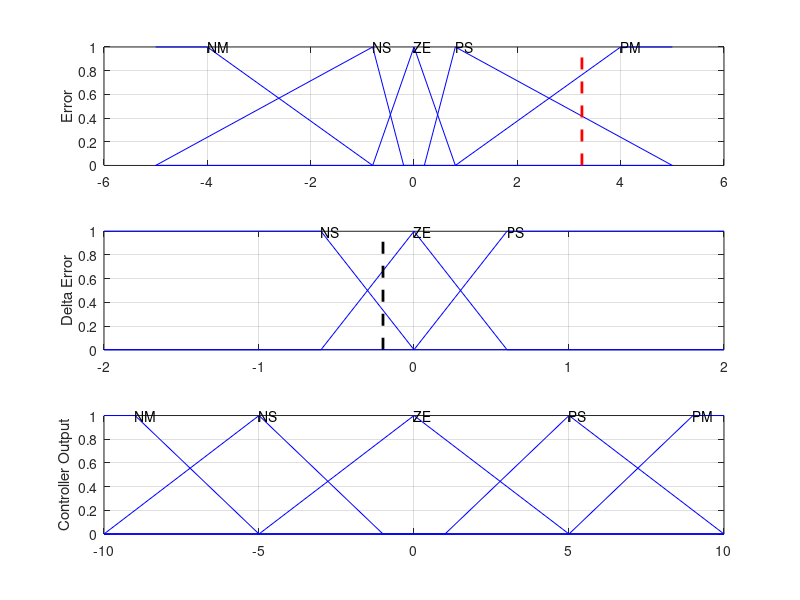

Write the MATLAB code that produced this figure. (Note: this script raises an error after producing the figure.)

clear all
close all
clc
%Ex 6.4

error = 3.25;
deltaError = -0.2;

minErrorRange = -5;
maxErrorRange = 5;
maxError = 1;

minDeltaErrorRange = -2;
maxDeltaErrorRange = 2;
maxDeltaError = 1;

minOutputRange = -10;
maxOutputRange = 10;
maxOutput = 1;

setError = {'NM','NS','ZE','PS','PM'};
errorTextXpos = [-4 -0.8 0 0.8 4];%(minErrorRange - [-4 -0.8 0 0.8 4])./(minErrorRange-maxErrorRange);
setDeltaError = {'NS','ZE','PS'};
deltaErrorTextXpos = [-0.6 0 0.6];%(minDeltaErrorRange - [-0.6 0 0.6])./(minDeltaErrorRange-maxDeltaErrorRange);
degError = size(setError,2);
degDeltaError = size(setDeltaError,2);

if(degError > degDeltaError)
    setOutput = setError;
else
    setOutput = setDeltaError;
end
contOutputTextXpos = [-9 -5 0 5 9];%(minOutputRange -[-8 -4 0 4 8])./(minOutputRange-maxOutputRange);
degOutput = size(setOutput,2);
FAM_error_DeltaError = {'PM','PM','PS','ZE','NS';...
                        'PM','PS','ZE','NS','NM';...
                        'PS','ZE','NS','NM','NM'};
                   
cellfind = @(string)(@(cell_contents)(strcmp(string,cell_contents)));
logical_col = cellfun(cellfind('NS'),setError);
logical_row = cellfun(cellfind('NS'),setDeltaError);
findOutput = cellfun(cellfind(FAM_error_DeltaError(logical_row,logical_col)),setOutput);
test = setOutput(findOutput);

MAX = 1;
LINEAR = 2;
MIN = 3;

errorFuzzySet1_Func = [MAX LINEAR MIN];
errorFuzzySet1_output = [1 1 0 0];
errorFuzzySet1_inputBreakPts = [minErrorRange -4 -0.8 maxErrorRange];

errorFuzzySet2_Func = [LINEAR LINEAR MIN];
errorFuzzySet2_output = [0 1 0 0];
errorFuzzySet2_inputBreakPts = [minErrorRange -0.8 -0.2 maxErrorRange];

errorFuzzySet3_Func = [MIN LINEAR LINEAR MIN];
errorFuzzySet3_output = [0 0 1 0 0];
errorFuzzySet3_inputBreakPts = [minErrorRange -0.8 0 0.8 maxErrorRange];

errorFuzzySet4_Func = [MIN LINEAR LINEAR];
errorFuzzySet4_output = [0 0 1 0];
errorFuzzySet4_inputBreakPts = [minErrorRange 0.2 0.8 maxErrorRange];

errorFuzzySet5_Func = [MIN LINEAR MAX];
errorFuzzySet5_output = [0 0 1 1];
errorFuzzySet5_inputBreakPts = [minErrorRange 0.8 4 maxErrorRange];

errorFuzzySet_Funcs = {errorFuzzySet1_Func;errorFuzzySet2_Func;errorFuzzySet3_Func;errorFuzzySet4_Func;errorFuzzySet5_Func};
errorFuzzySet_output = {errorFuzzySet1_output;errorFuzzySet2_output;errorFuzzySet3_output;errorFuzzySet4_output;errorFuzzySet5_output};
errorFuzzySet_inputBreakPts = {errorFuzzySet1_inputBreakPts;errorFuzzySet2_inputBreakPts;errorFuzzySet3_inputBreakPts;errorFuzzySet4_inputBreakPts;errorFuzzySet5_inputBreakPts};

numErrorFuzzySets = size(errorFuzzySet_Funcs,1);

deltaErrorFuzzySet1_Func = [MAX LINEAR MIN];
deltaErrorFuzzySet1_output = [1 1 0 0];
deltaErrorFuzzySet1_inputBreakPts = [minDeltaErrorRange -0.6 0 maxDeltaErrorRange];

deltaErrorFuzzySet2_Func = [MIN LINEAR LINEAR MIN];
deltaErrorFuzzySet2_output = [0 0 1 0 0];
deltaErrorFuzzySet2_inputBreakPts = [minDeltaErrorRange -0.6 0 0.6 maxDeltaErrorRange];

deltaErrorFuzzySet3_Func = [MIN LINEAR MAX];
deltaErrorFuzzySet3_output = [0 0 1 1];
deltaErrorFuzzySet3_inputBreakPts = [minDeltaErrorRange 0 0.6 maxDeltaErrorRange];

deltaErrorFuzzySet_Funcs = {deltaErrorFuzzySet1_Func;deltaErrorFuzzySet2_Func;deltaErrorFuzzySet3_Func};
deltaErrorFuzzySet_output = {deltaErrorFuzzySet1_output;deltaErrorFuzzySet2_output;deltaErrorFuzzySet3_output};
deltaErrorFuzzySet_inputBreakPts = {deltaErrorFuzzySet1_inputBreakPts;deltaErrorFuzzySet2_inputBreakPts;deltaErrorFuzzySet3_inputBreakPts};

numdeltaErrorFuzzySets = size(deltaErrorFuzzySet_Funcs,1);

contOutputFuzzySet1_Func = [MAX LINEAR MIN];
contOutputFuzzySet1_output = [1 1 0 0];
contOutputFuzzySet1_inputBreakPts = [minOutputRange -9 -5 maxOutputRange];

contOutputFuzzySet2_Func = [LINEAR LINEAR MIN];
contOutputFuzzySet2_output = [0 1 0 0];
contOutputFuzzySet2_inputBreakPts = [minOutputRange -5 -1 maxOutputRange];

contOutputFuzzySet3_Func = [MIN LINEAR LINEAR MIN];
contOutputFuzzySet3_output = [0 0 1 0 0];
contOutputFuzzySet3_inputBreakPts = [minOutputRange -5 0 5 maxOutputRange];

contOutputFuzzySet4_Func = [MIN LINEAR LINEAR];
contOutputFuzzySet4_output = [0 0 1 0];
contOutputFuzzySet4_inputBreakPts = [minOutputRange 1 5 maxOutputRange];

contOutputFuzzySet5_Func = [MIN LINEAR MAX];
contOutputFuzzySet5_output = [0 0 1 1];
contOutputFuzzySet5_inputBreakPts = [minOutputRange 5 9 maxOutputRange];

contOutputFuzzySet_Funcs = {contOutputFuzzySet1_Func;contOutputFuzzySet2_Func;contOutputFuzzySet3_Func;contOutputFuzzySet4_Func;contOutputFuzzySet5_Func};
contOutputFuzzySet_output = {contOutputFuzzySet1_output;contOutputFuzzySet2_output;contOutputFuzzySet3_output;contOutputFuzzySet4_output;contOutputFuzzySet5_output};
contOutputFuzzySet_inputBreakPts = {contOutputFuzzySet1_inputBreakPts;contOutputFuzzySet2_inputBreakPts;contOutputFuzzySet3_inputBreakPts;contOutputFuzzySet4_inputBreakPts;contOutputFuzzySet5_inputBreakPts};

numContOutputFuzzySets = size(contOutputFuzzySet_Funcs,1);

figure;
for i = 1:numErrorFuzzySets
str = setError{i};
subplot(3,1,1); plot(errorFuzzySet_inputBreakPts{i},errorFuzzySet_output{i},'b');
subplot(3,1,1); text(errorTextXpos(i),1,str);
hold on;
end
subplot(3,1,1);plot([error error],[0 1],'--r','linewidth',2);
grid on;
ylabel('Error');

for i = 1:numdeltaErrorFuzzySets
str = setDeltaError{i};
subplot(3,1,2); plot(deltaErrorFuzzySet_inputBreakPts{i},deltaErrorFuzzySet_output{i},'b');
subplot(3,1,2);text(deltaErrorTextXpos(i),1,str);
hold on;
end
subplot(3,1,2);plot([deltaError deltaError],[0 1],'--k','linewidth',2);
grid on;
ylabel('Delta Error');

for i = 1:numContOutputFuzzySets
str = setOutput{i};
subplot(3,1,3); plot(contOutputFuzzySet_inputBreakPts{i},contOutputFuzzySet_output{i},'b');
subplot(3,1,3);text(contOutputTextXpos(i),1,str);
hold on;
end
grid on;
ylabel('Controller Output');

inputs = minErrorRange:0.01:maxErrorRange;
output = zeros(size(inputs));
numinputs = size(inputs,2);

fuzzySet_Error_PM = polyval(linearEqu([0.8 0],[4 1]),error);
fuzzySet_Error_PS = polyval(linearEqu([0.8 1],[5 0]),error);

fuzzySet_deltaError_NS = polyval(linearEqu([-0.6 1],[0 0]),deltaError);
fuzzySet_deltaError_ZE = polyval(linearEqu([-0.6 0],[0 1]),deltaError);

logical_col = cellfun(cellfind('PS'),setError);
logical_row = cellfun(cellfind('NS'),setDeltaError);
findOutput = cellfun(cellfind(FAM_error_DeltaError(logical_row,logical_col)),setOutput);
Rule1_output = setOutput(findOutput);
logical_col = cellfun(cellfind('PS'),setError);
logical_row = cellfun(cellfind('ZE'),setDeltaError);
findOutput = cellfun(cellfind(FAM_error_DeltaError(logical_row,logical_col)),setOutput);
Rule2_output = setOutput(findOutput);
logical_col = cellfun(cellfind('PM'),setError);
logical_row = cellfun(cellfind('NS'),setDeltaError);
findOutput = cellfun(cellfind(FAM_error_DeltaError(logical_row,logical_col)),setOutput);
Rule3_output = setOutput(findOutput);
logical_col = cellfun(cellfind('PM'),setError);
logical_row = cellfun(cellfind('ZE'),setDeltaError);
findOutput = cellfun(cellfind(FAM_error_DeltaError(logical_row,logical_col)),setOutput);
Rule4_output = setOutput(findOutput);

Rule_output = {Rule1_output{:},Rule2_output{:},Rule3_output{:},Rule4_output{:}};

UMOM_Rule1_E_PS_deltaE_NS = fuzzySet_Error_PS*fuzzySet_deltaError_NS;
UMOM_Rule2_E_PS_deltaE_ZE = fuzzySet_Error_PS*fuzzySet_deltaError_ZE;
UMOM_Rule3_E_PM_deltaE_NS = fuzzySet_Error_PM*fuzzySet_deltaError_NS;
UMOM_Rule4_E_PM_deltaE_ZE = fuzzySet_Error_PM*fuzzySet_deltaError_ZE;

UMOM_vals = [UMOM_Rule1_E_PS_deltaE_NS,UMOM_Rule2_E_PS_deltaE_ZE,UMOM_Rule3_E_PM_deltaE_NS,UMOM_Rule4_E_PM_deltaE_ZE];

UCOA_Rule1_E_PS_deltaE_NS = min(fuzzySet_Error_PS,fuzzySet_deltaError_NS);
UCOA_Rule2_E_PS_deltaE_ZE = min(fuzzySet_Error_PS,fuzzySet_deltaError_ZE);
UCOA_Rule3_E_PM_deltaE_NS = min(fuzzySet_Error_PM,fuzzySet_deltaError_NS);
UCOA_Rule4_E_PM_deltaE_ZE = min(fuzzySet_Error_PM,fuzzySet_deltaError_ZE);

UCOA_vals = [UCOA_Rule1_E_PS_deltaE_NS,UCOA_Rule2_E_PS_deltaE_ZE,UCOA_Rule3_E_PM_deltaE_NS,UCOA_Rule4_E_PM_deltaE_ZE];

disp('Fuzzification UMOM - sum-prod');
for i = 1:size(UMOM_vals,2)
    fprintf('Rule %d: %g/%s \n',i, UMOM_vals(i),Rule_output{i});
end

fprintf('\nMOM Method (sum-prod) - Defuzzified Output for Error = %g, deltaError = %g\n',error,deltaError);
outputVoltage = dot(UMOM_vals,[0 -5 -5 -9])/sum(UMOM_vals);
fprintf('Output voltage = %gV\n',outputVoltage);

fprintf('\n');
disp('Fuzzification UCOA - max-min');
for i = 1:size(UMOM_vals,2)
    fprintf('Rule %d: %g/%s \n',i, UCOA_vals(i),Rule_output{i});
end

UCOA_Rule1_inputBreakPts = [-5 linearPosx(linearEqu([-5 0],[0 1]),UCOA_vals(1)) linearPosx(linearEqu([5 0],[0 1]),UCOA_vals(1)) 5];
UCOA_Rule1_output = [0 UCOA_vals(1) UCOA_vals(1) 0];

figure;
for i = 1:numContOutputFuzzySets
str = setOutput{i};
subplot(2,2,1);plot(contOutputFuzzySet_inputBreakPts{i},contOutputFuzzySet_output{i},'b');
subplot(2,2,1);text(contOutputTextXpos(i),1,str);
hold on;
end
subplot(2,2,1);plot(UCOA_Rule1_inputBreakPts,UCOA_Rule1_output,'b','linewidth',3);
grid on;
title('MF1');

UCOA_Rule2_inputBreakPts = [-10 linearPosx(linearEqu([-10 0],[-5 1]),UCOA_vals(2)) linearPosx(linearEqu([-5 1],[-1 0]),UCOA_vals(2)) -1];
UCOA_Rule2_output = [0 UCOA_vals(2) UCOA_vals(2) 0];

for i = 1:numContOutputFuzzySets
str = setOutput{i};
subplot(2,2,2);plot(contOutputFuzzySet_inputBreakPts{i},contOutputFuzzySet_output{i},'b');
subplot(2,2,2);text(contOutputTextXpos(i),1,str);
hold on;
end
subplot(2,2,2);plot(UCOA_Rule2_inputBreakPts,UCOA_Rule2_output,'b','linewidth',3);
grid on;
title('MF2');

UCOA_Rule3_inputBreakPts = [-10 linearPosx(linearEqu([-10 0],[-5 1]),UCOA_vals(3)) linearPosx(linearEqu([-5 1],[-1 0]),UCOA_vals(3)) -1];
UCOA_Rule3_output = [0 UCOA_vals(3) UCOA_vals(3) 0];

for i = 1:numContOutputFuzzySets
str = setOutput{i};
subplot(2,2,3);plot(contOutputFuzzySet_inputBreakPts{i},contOutputFuzzySet_output{i},'b');
subplot(2,2,3);text(contOutputTextXpos(i),1,str);
hold on;
end
subplot(2,2,3);plot(UCOA_Rule3_inputBreakPts,UCOA_Rule3_output,'b','linewidth',3);
grid on;
title('MF3');

UCOA_Rule4_inputBreakPts = [-10 linearPosx(linearEqu([-9 1],[-5 0]),UCOA_vals(4)) -5];
UCOA_Rule4_output = [UCOA_vals(4) UCOA_vals(4) 0];

for i = 1:numContOutputFuzzySets
str = setOutput{i};
subplot(2,2,4);plot(contOutputFuzzySet_inputBreakPts{i},contOutputFuzzySet_output{i},'b');
subplot(2,2,4);text(contOutputTextXpos(i),1,str);
hold on;
end
subplot(2,2,4);plot(UCOA_Rule4_inputBreakPts,UCOA_Rule4_output,'b','linewidth',3);
grid on;
title('MF4');

figure;
for i = 1:numContOutputFuzzySets
str = setOutput{i};
plot(contOutputFuzzySet_inputBreakPts{i},contOutputFuzzySet_output{i},'b');
text(contOutputTextXpos(i),1,str);
hold on;
end
plot(UCOA_Rule1_inputBreakPts,UCOA_Rule1_output,'b','linewidth',3);

for i = 1:numContOutputFuzzySets
plot(contOutputFuzzySet_inputBreakPts{i},contOutputFuzzySet_output{i},'b');
hold on;
end
plot(UCOA_Rule2_inputBreakPts,UCOA_Rule2_output,'b','linewidth',3);

for i = 1:numContOutputFuzzySets
plot(contOutputFuzzySet_inputBreakPts{i},contOutputFuzzySet_output{i},'b');
hold on;
end
plot(UCOA_Rule3_inputBreakPts,UCOA_Rule3_output,'b','linewidth',3);

for i = 1:numContOutputFuzzySets
plot(contOutputFuzzySet_inputBreakPts{i},contOutputFuzzySet_output{i},'b');
hold on;
end
plot(UCOA_Rule4_inputBreakPts,UCOA_Rule4_output,'b','linewidth',3);
grid on;

defuzz_output = [UCOA_vals(4) UCOA_vals(4) UCOA_vals(2) UCOA_vals(2) UCOA_vals(1) UCOA_vals(1) 0];
defuzz_breakPts = [-10 linearPosx(linearEqu([-9 1],[-5 0]),UCOA_vals(4)) linearPosx(linearEqu([-9 1],[-5 0]),UCOA_vals(2)) ...
                    linearPosx(linearEqu([-5 1],[-1 0]),UCOA_vals(2)) linearPosx(linearEqu([-5 1],[-1 0]),UCOA_vals(1)) linearPosx(linearEqu([0 1],[5 0]),UCOA_vals(1)) 5];
                
plot(defuzz_breakPts,defuzz_output,'--r','linewidth',3);
grid on;
title('Defuzzification');

func1 = [0 UCOA_vals(4)];
func2 = linearEqu([-9 1],[-5 0]);
func3 = [0 UCOA_vals(2)];
func4 = linearEqu([-5 1],[-1 0]);
func5 = [0 UCOA_vals(1)];
func6 = linearEqu([0 1],[5 0]);

defuzz_Funcs = [func1 func2 func3 func4 func5 func6];
areas = zeros(1,size(defuzz_breakPts,2)-1);
moments = zeros(1,size(defuzz_breakPts,2)-1);

fprintf('\n');
disp('Defuzzification Piecewise Functions');
for i = 1:(size(defuzz_breakPts,2)-1)
    if(defuzz_Funcs(2*i-1) ~= 0)
        fprintf('Function %d between  %g and %g is u(U) = %g*u + %g \n',i, defuzz_breakPts(i),defuzz_breakPts(i+1),defuzz_Funcs(2*i-1),defuzz_Funcs(2*i));
    else
        fprintf('Function %d between  %g and %g is u(U) = %g \n',i, defuzz_breakPts(i),defuzz_breakPts(i+1),defuzz_Funcs(2*i));
    end        
    areas(i) = integral(@(x)(defuzz_Funcs(2*i-1)*x + defuzz_Funcs(2*i)),defuzz_breakPts(i),defuzz_breakPts(i+1));
    moments(i) = integral(@(x)(defuzz_Funcs(2*i-1)*(x.*x) + defuzz_Funcs(2*i)*x),defuzz_breakPts(i),defuzz_breakPts(i+1));
    fprintf('Area %d = %g\n',i,areas(i));
    fprintf('Moment %d = %g\n',i,moments(i));
end

fprintf('\nCOA Method (max-min) - Defuzzified Output for Error = %g, deltaError = %g\n',error,deltaError);
fprintf('Total Area = %g\n',sum(areas));
fprintf('Total Moment = %g\n',sum(moments));
outputVoltage = sum(moments)/sum(areas);
fprintf('Output voltage = %gV\n',outputVoltage);
text(outputVoltage,0.6,strcat('COA = ',num2str(outputVoltage)));
plot([outputVoltage outputVoltage],[0 1],'--g','linewidth',2);


